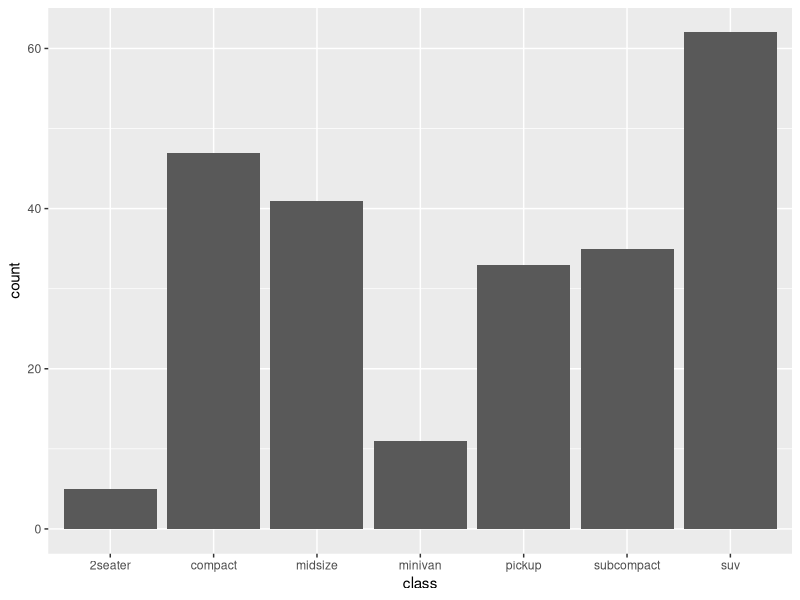
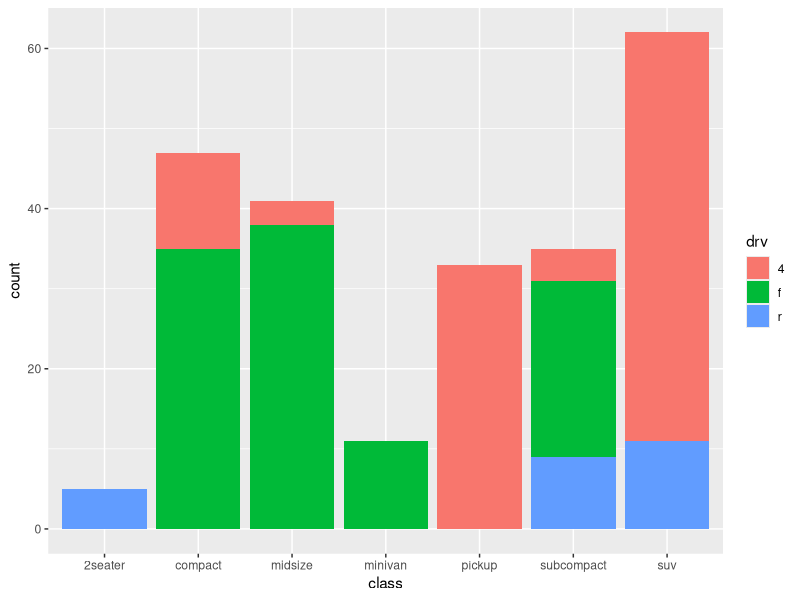

R code for these plots, in order:
library(ggplot2)

# Convert cyl column from a numeric to a factor variable
mtcars$cyl <- as.factor(mtcars$cyl)
head(mtcars)

# geom_bar is designed to make it easy to create bar charts that show
# counts (or sums of weights)
g <- ggplot(mpg, aes(class))
# Number of cars in each class:
g + geom_bar()
g + geom_bar(aes(fill = drv))
